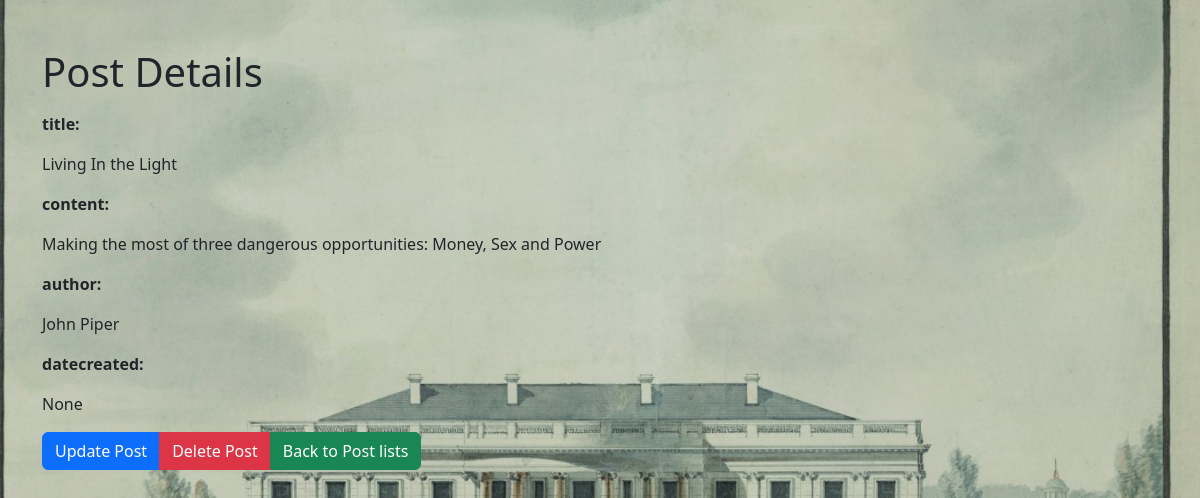
The app's page /detail/2/, older data.
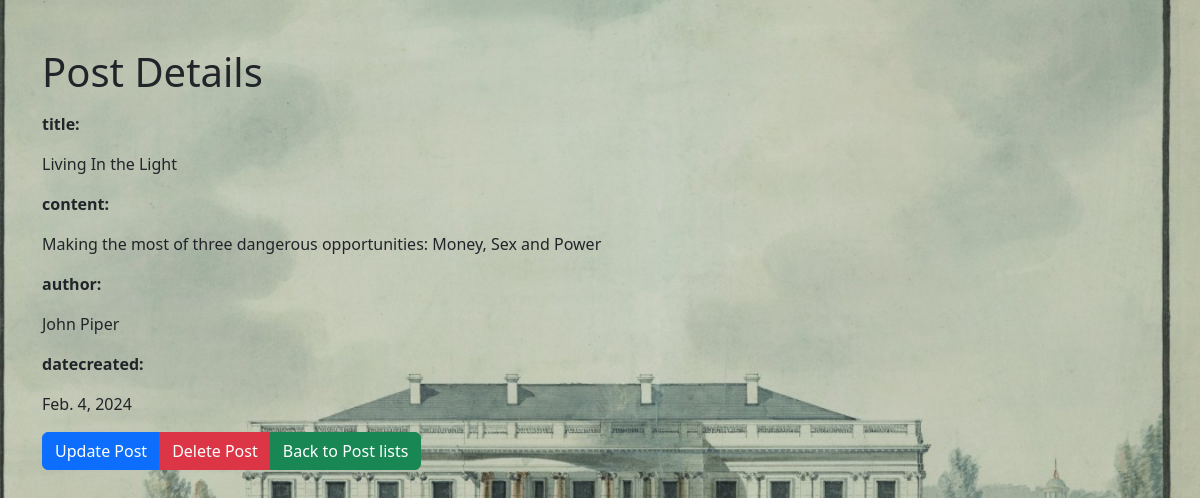
The same page, newer data.
### blog/models.py (models this page shows, shortened)
class Post(models.Model):
    title = models.CharField(max_length=200)
    content = models.TextField()
    author = models.CharField(max_length=100)
    date_created = models.DateField()

### blog/views.py (the view)
# urls.py: path('detail/<int:id>/',post_detail, name ='detail'),
def post_detail(request, id):
    post = get_object_or_404(Post, id=id)
    return render(request, 'blog/post_detail.html', {'post': post})

### blog/templates/blog/post_detail.html (shortened to what this page needs)
<!DOCTYPE html>
<html lang="en">
<head>
    {% load static %}
    <link rel="stylesheet" href="https://cdnjs.cloudflare.com/ajax/libs/bootstrap/5.3.3/css/bootstrap.min.css" />
</head>
<body>
    <div class="container mt-5">
        <h1>Post Details</h1>
        <div>
            <p><p class="fw-bold">title:</p>{{post.title}}</p>
            <p><p class="fw-bold">content:</p>{{post.content}}</p>
            <p><p class="fw-bold">author:</p>{{post.author}}</p>
            <p><p class="fw-bold">datecreated:</p>{{post.date_created}}</p>
        </div>
        <div class="btn-group">
            <a href="{% url 'update' post.id %}" class="btn btn-primary">Update Post</a>
            <a href="{% url 'delete' post.id %}" class="btn btn-danger">Delete Post</a>
            <a href="{% url 'list' %}" class="btn btn-success">Back to Post lists</a>
        </div>
    </div>
</body>
</html>

Row changes from the older to the newer data that the page shows:
changed Post "Living In the Light": date_created "None" → "Feb. 4, 2024"
